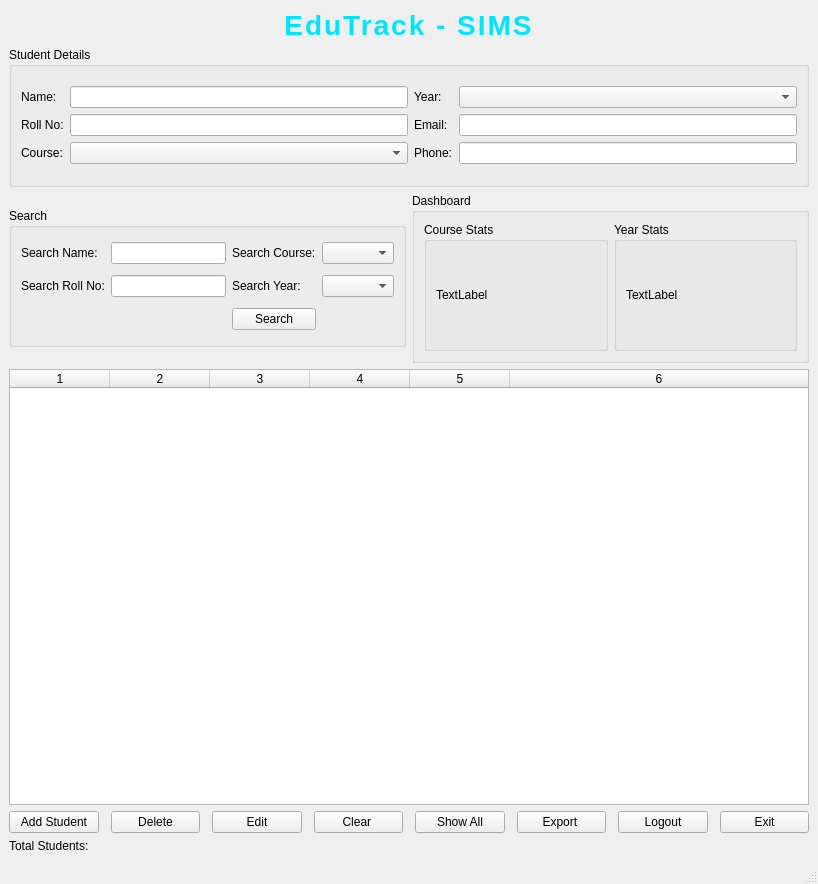
<?xml version="1.0" encoding="UTF-8"?>
<ui version="4.0">
 <class>MainWindow</class>
 <widget class="QMainWindow" name="MainWindow">
  <property name="geometry">
   <rect>
    <x>0</x>
    <y>0</y>
    <width>818</width>
    <height>884</height>
   </rect>
  </property>
  <property name="font">
   <font>
    <bold>false</bold>
   </font>
  </property>
  <property name="windowTitle">
   <string>Student Management System</string>
  </property>
  <widget class="QWidget" name="centralwidget">
   <property name="minimumSize">
    <size>
     <width>0</width>
     <height>0</height>
    </size>
   </property>
   <property name="layoutDirection">
    <enum>Qt::LayoutDirection::LeftToRight</enum>
   </property>
   <property name="autoFillBackground">
    <bool>false</bool>
   </property>
   <layout class="QVBoxLayout" name="verticalLayout_2">
    <item>
     <layout class="QHBoxLayout" name="horizontalLayout_5"/>
    </item>
    <item>
     <widget class="QLabel" name="titleLabel">
      <property name="font">
       <font>
        <pointsize>-1</pointsize>
        <bold>true</bold>
       </font>
      </property>
      <property name="styleSheet">
       <string notr="true">QLabel#titleLabel {
    font-size: 28px;
    font-weight: bold;
    color: #00e5ff;
    letter-spacing: 2px;
}</string>
      </property>
      <property name="text">
       <string>EduTrack - SIMS</string>
      </property>
      <property name="alignment">
       <set>Qt::AlignmentFlag::AlignCenter</set>
      </property>
      <property name="wordWrap">
       <bool>true</bool>
      </property>
     </widget>
    </item>
    <item>
     <widget class="QGroupBox" name="groupBox">
      <property name="sizePolicy">
       <sizepolicy hsizetype="Expanding" vsizetype="Expanding">
        <horstretch>0</horstretch>
        <verstretch>0</verstretch>
       </sizepolicy>
      </property>
      <property name="maximumSize">
       <size>
        <width>16777215</width>
        <height>140</height>
       </size>
      </property>
      <property name="title">
       <string>Student Details</string>
      </property>
      <layout class="QGridLayout" name="gridLayout_3">
       <item row="0" column="0">
        <layout class="QGridLayout" name="gridLayout">
         <item row="0" column="0">
          <widget class="QLabel" name="label">
           <property name="text">
            <string>Name:</string>
           </property>
          </widget>
         </item>
         <item row="0" column="1">
          <widget class="QLineEdit" name="nameEdit">
           <property name="minimumSize">
            <size>
             <width>0</width>
             <height>0</height>
            </size>
           </property>
           <property name="maximumSize">
            <size>
             <width>16777215</width>
             <height>16777215</height>
            </size>
           </property>
          </widget>
         </item>
         <item row="0" column="2">
          <widget class="QLabel" name="label_4">
           <property name="text">
            <string>Year:</string>
           </property>
          </widget>
         </item>
         <item row="0" column="3">
          <widget class="QComboBox" name="yearCombo"/>
         </item>
         <item row="1" column="0">
          <widget class="QLabel" name="label_2">
           <property name="text">
            <string>Roll No:</string>
           </property>
          </widget>
         </item>
         <item row="1" column="1">
          <widget class="QLineEdit" name="rollEdit"/>
         </item>
         <item row="1" column="2">
          <widget class="QLabel" name="label_8">
           <property name="text">
            <string>Email:</string>
           </property>
          </widget>
         </item>
         <item row="1" column="3">
          <widget class="QLineEdit" name="emailEdit"/>
         </item>
         <item row="2" column="0">
          <widget class="QLabel" name="label_3">
           <property name="text">
            <string>Course:</string>
           </property>
          </widget>
         </item>
         <item row="2" column="1">
          <widget class="QComboBox" name="courseCombo"/>
         </item>
         <item row="2" column="2">
          <widget class="QLabel" name="label_9">
           <property name="text">
            <string>Phone:</string>
           </property>
          </widget>
         </item>
         <item row="2" column="3">
          <widget class="QLineEdit" name="phoneEdit"/>
         </item>
        </layout>
       </item>
      </layout>
     </widget>
    </item>
    <item>
     <layout class="QHBoxLayout" name="horizontalLayout_6">
      <item>
       <widget class="QGroupBox" name="groupBox_2">
        <property name="sizePolicy">
         <sizepolicy hsizetype="Expanding" vsizetype="Preferred">
          <horstretch>0</horstretch>
          <verstretch>0</verstretch>
         </sizepolicy>
        </property>
        <property name="maximumSize">
         <size>
          <width>16777215</width>
          <height>139</height>
         </size>
        </property>
        <property name="title">
         <string>Search</string>
        </property>
        <layout class="QHBoxLayout" name="horizontalLayout_4">
         <item>
          <layout class="QGridLayout" name="gridLayout_2">
           <item row="1" column="3">
            <widget class="QComboBox" name="searchYearCombo"/>
           </item>
           <item row="1" column="2">
            <widget class="QLabel" name="label8">
             <property name="text">
              <string>Search Year:</string>
             </property>
            </widget>
           </item>
           <item row="0" column="3">
            <widget class="QComboBox" name="searchCourseCombo"/>
           </item>
           <item row="0" column="2">
            <widget class="QLabel" name="label_6">
             <property name="text">
              <string>Search Course:</string>
             </property>
            </widget>
           </item>
           <item row="2" column="2">
            <widget class="QPushButton" name="searchBtn">
             <property name="text">
              <string>Search</string>
             </property>
            </widget>
           </item>
           <item row="1" column="0">
            <widget class="QLabel" name="label_5">
             <property name="text">
              <string>Search Roll No:</string>
             </property>
            </widget>
           </item>
           <item row="0" column="1">
            <widget class="QLineEdit" name="nameSearchEdit"/>
           </item>
           <item row="0" column="0">
            <widget class="QLabel" name="label_11">
             <property name="text">
              <string>Search Name:</string>
             </property>
            </widget>
           </item>
           <item row="1" column="1">
            <widget class="QLineEdit" name="rollSearchEdit"/>
           </item>
          </layout>
         </item>
        </layout>
       </widget>
      </item>
      <item>
       <widget class="QGroupBox" name="dashboardBox">
        <property name="sizePolicy">
         <sizepolicy hsizetype="Expanding" vsizetype="Preferred">
          <horstretch>0</horstretch>
          <verstretch>0</verstretch>
         </sizepolicy>
        </property>
        <property name="maximumSize">
         <size>
          <width>16777215</width>
          <height>170</height>
         </size>
        </property>
        <property name="title">
         <string>Dashboard</string>
        </property>
        <layout class="QHBoxLayout" name="horizontalLayout_3">
         <item>
          <layout class="QHBoxLayout" name="horizontalLayout_2">
           <item>
            <widget class="QGroupBox" name="courseBox">
             <property name="title">
              <string>Course Stats</string>
             </property>
             <layout class="QVBoxLayout" name="verticalLayout_3">
              <item>
               <widget class="QLabel" name="courseLabel">
                <property name="sizePolicy">
                 <sizepolicy hsizetype="Expanding" vsizetype="Expanding">
                  <horstretch>0</horstretch>
                  <verstretch>0</verstretch>
                 </sizepolicy>
                </property>
                <property name="text">
                 <string>TextLabel</string>
                </property>
                <property name="wordWrap">
                 <bool>true</bool>
                </property>
               </widget>
              </item>
             </layout>
            </widget>
           </item>
           <item>
            <widget class="QGroupBox" name="yearBox">
             <property name="title">
              <string>Year Stats</string>
             </property>
             <layout class="QVBoxLayout" name="verticalLayout">
              <item>
               <widget class="QLabel" name="yearLabel">
                <property name="sizePolicy">
                 <sizepolicy hsizetype="Expanding" vsizetype="Expanding">
                  <horstretch>0</horstretch>
                  <verstretch>0</verstretch>
                 </sizepolicy>
                </property>
                <property name="text">
                 <string>TextLabel</string>
                </property>
                <property name="wordWrap">
                 <bool>true</bool>
                </property>
               </widget>
              </item>
             </layout>
            </widget>
           </item>
          </layout>
         </item>
        </layout>
       </widget>
      </item>
     </layout>
    </item>
    <item>
     <widget class="QTableWidget" name="tableWidget">
      <property name="sizePolicy">
       <sizepolicy hsizetype="Expanding" vsizetype="Expanding">
        <horstretch>0</horstretch>
        <verstretch>0</verstretch>
       </sizepolicy>
      </property>
      <property name="minimumSize">
       <size>
        <width>401</width>
        <height>0</height>
       </size>
      </property>
      <property name="alternatingRowColors">
       <bool>true</bool>
      </property>
      <property name="selectionBehavior">
       <enum>QAbstractItemView::SelectionBehavior::SelectRows</enum>
      </property>
      <property name="columnCount">
       <number>6</number>
      </property>
      <attribute name="horizontalHeaderStretchLastSection">
       <bool>true</bool>
      </attribute>
      <column/>
      <column/>
      <column/>
      <column/>
      <column/>
      <column/>
     </widget>
    </item>
    <item>
     <layout class="QHBoxLayout" name="horizontalLayout">
      <property name="spacing">
       <number>12</number>
      </property>
      <item>
       <widget class="QPushButton" name="addBtn">
        <property name="text">
         <string>Add Student</string>
        </property>
       </widget>
      </item>
      <item>
       <widget class="QPushButton" name="deleteBtn">
        <property name="text">
         <string>Delete</string>
        </property>
       </widget>
      </item>
      <item>
       <widget class="QPushButton" name="editBtn">
        <property name="text">
         <string>Edit</string>
        </property>
       </widget>
      </item>
      <item>
       <widget class="QPushButton" name="clearBtn">
        <property name="text">
         <string>Clear </string>
        </property>
       </widget>
      </item>
      <item>
       <widget class="QPushButton" name="showAllBtn">
        <property name="text">
         <string>Show All</string>
        </property>
       </widget>
      </item>
      <item>
       <widget class="QPushButton" name="exportBtn">
        <property name="text">
         <string>Export </string>
        </property>
       </widget>
      </item>
      <item>
       <widget class="QPushButton" name="logoutBtn">
        <property name="text">
         <string>Logout</string>
        </property>
       </widget>
      </item>
      <item>
       <widget class="QPushButton" name="exitBtn">
        <property name="text">
         <string>Exit</string>
        </property>
       </widget>
      </item>
     </layout>
    </item>
    <item>
     <widget class="QLabel" name="totalLabel">
      <property name="text">
       <string>Total Students:</string>
      </property>
     </widget>
    </item>
   </layout>
  </widget>
  <widget class="QMenuBar" name="menubar">
   <property name="geometry">
    <rect>
     <x>0</x>
     <y>0</y>
     <width>818</width>
     <height>25</height>
    </rect>
   </property>
  </widget>
  <widget class="QStatusBar" name="statusbar"/>
 </widget>
 <resources/>
 <connections/>
</ui>
